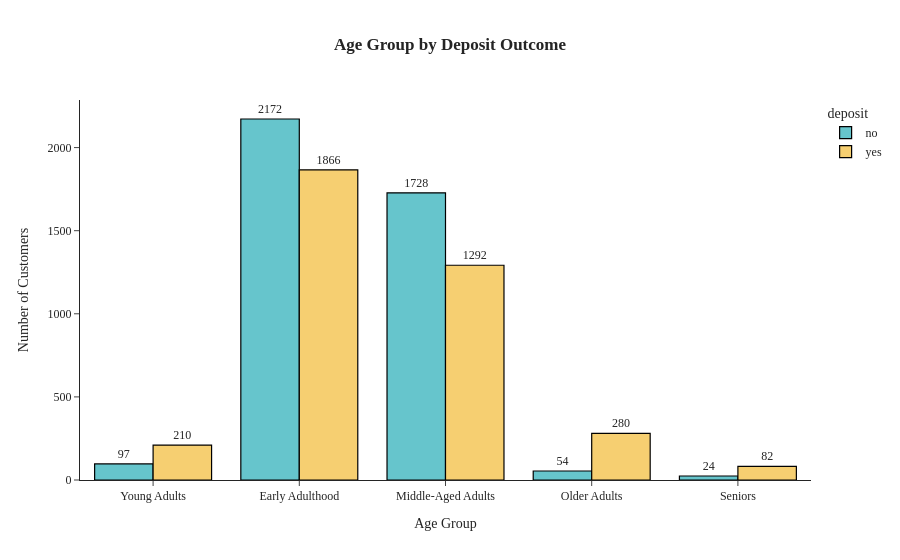

The notebook cell saved with this chart:
### Markdown cell above
#### Uji hipotesis untuk age group

### Code cell
# Tabel distribusi
print("Distribusi jumlah customer berdasarkan age group terhadap Deposit:")

jumlah_age_group = df_eda.groupby('age_group')['deposit'].value_counts()
proporsi_age = df_eda.groupby('age_group')['deposit'].value_counts(normalize=True)
display(pd.DataFrame({'Jumlah': jumlah_age_group, 'Proporsi': proporsi_age}))

age_deposit_counts = df_eda.groupby(['age_group', 'deposit']).size().reset_index(name='count')

# Visualisasi bar chart
fig_age = px.bar(age_deposit_counts, x='age_group', y='count', color='deposit', barmode='group',
             title='<b>Age Group by Deposit Outcome', template='simple_white',
             color_discrete_sequence=px.colors.qualitative.Pastel, text='count')

fig_age.update_traces(marker=dict(line=dict(color='#000000', width=1.2)), textposition='outside')
fig_age.update_layout(xaxis_title='Age Group', yaxis_title='Number of Customers',
                  title_x=0.5, font_family="Times New Roman",
                  title_font_family="Times New Roman")
display(fig_age.show())

### Figure 1 — Plotly figure (JSON) as saved in the notebook; plotly's stock layout.template omitted (floating-point values rounded to 4 significant figures)
{"data": [{"alignmentgroup": "True", "hovertemplate": "deposit=no<br>age_group=%{x}<br>count=%{text}<extra></extra>", "legendgroup": "no", "marker": {"color": "rgb(102, 197, 204)", "line": {"color": "#000000", "width": 1.2}, "pattern": {"shape": ""}}, "name": "no", "offsetgroup": "no", "orientation": "v", "showlegend": true, "text": [97.0, 2172.0, 1728.0, 54.0, 24.0], "textposition": "outside", "type": "bar", "x": ["Young Adults", "Early Adulthood", "Middle-Aged Adults", "Older Adults", "Seniors"], "xaxis": "x", "y": [97, 2172, 1728, 54, 24], "yaxis": "y"}, {"alignmentgroup": "True", "hovertemplate": "deposit=yes<br>age_group=%{x}<br>count=%{text}<extra></extra>", "legendgroup": "yes", "marker": {"color": "rgb(246, 207, 113)", "line": {"color": "#000000", "width": 1.2}, "pattern": {"shape": ""}}, "name": "yes", "offsetgroup": "yes", "orientation": "v", "showlegend": true, "text": [210.0, 1866.0, 1292.0, 280.0, 82.0], "textposition": "outside", "type": "bar", "x": ["Young Adults", "Early Adulthood", "Middle-Aged Adults", "Older Adults", "Seniors"], "xaxis": "x", "y": [210, 1866, 1292, 280, 82], "yaxis": "y"}], "layout": {"barmode": "group", "font": {"family": "Times New Roman"}, "legend": {"title": {"text": "deposit"}, "tracegroupgap": 0}, "title": {"font": {"family": "Times New Roman"}, "text": "<b>Age Group by Deposit Outcome", "x": 0.5}, "xaxis": {"anchor": "y", "domain": [0, 1], "title": {"text": "Age Group"}}, "yaxis": {"anchor": "x", "domain": [0, 1], "title": {"text": "Number of Customers"}}}}
